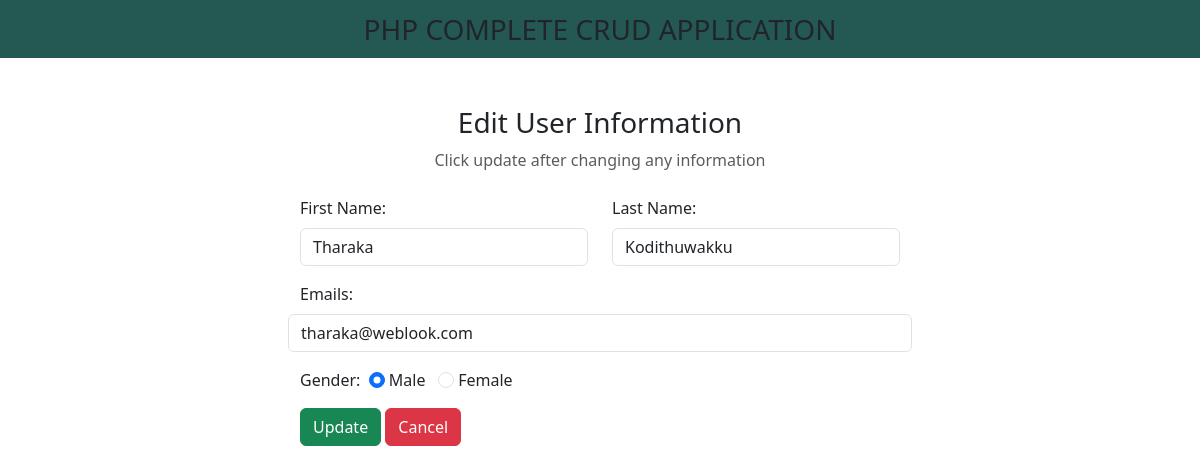
The app's page /edit.php?id=33 with its own data.
### tables this page shows
CREATE TABLE `myshoptbl` (
  `id` int(100) NOT NULL,
  `first_name` varchar(100) NOT NULL,
  `last_name` varchar(100) NOT NULL,
  `email` varchar(100) NOT NULL,
  `gender` varchar(100) NOT NULL
);

### edit.php (the view, shortened to what this page needs)
<?php
include "db_conn.php";
$id = isset($_GET['id']) ? $_GET['id'] : '';
?>
<!DOCTYPE html>
<html lang="en">
<head>
    <link href="https://cdn.jsdelivr.net/npm/bootstrap@5.3.0-alpha1/dist/css/bootstrap.min.css" rel="stylesheet">
    <link rel="stylesheet" href="https://cdnjs.cloudflare.com/ajax/libs/font-awesome/6.3.0/css/all.min.css" />
</head>
<body>
    <nav class="navbar navbar-light justify-content-center fs-3 mb-5" style="background-color:#245953;">
        PHP COMPLETE CRUD APPLICATION
    </nav>
    <div class="container">
        <div class="text-center mb-4">
            <h3>Edit User Information</h3>
            <p class="text-muted">Click update after changing any information</p>
        </div>
        <?php
            $sql="SELECT * FROM `myshoptbl` WHERE id=$id LIMIT 1";
            $result=mysqli_query($con, $sql);
            $row=mysqli_fetch_assoc($result);
        ?>
        <div class="container d-flex justify-content-center">
            <form action="edit.php" method="post" style="width:50vw; min-width:300px;">
            <div class="row mb-3">
                <div class="col">
                    <label class="form-label">First Name:</label>
                    <input type="text" class="form-control" name="first_name" value="<?php echo $row['first_name']?>">
                </div>
                <div class="col">
                    <label class="form-label">Last Name:</label>
                    <input type="text" class="form-control" name="last_name" value="<?php echo $row['last_name']?>">
                </div>
            </div>
                <div class="row mb-3">
                    <label class="form-label">Emails:</label>
                    <input type="email" class="form-control" name="email" value="<?php echo $row['email']?>">
                </div>
                <div class="form-group mb-3">
                    <label>Gender:</label>&nbsp;
                    <input type="radio" class="form-check-input" name="gender" id="male" value="male" <?php echo ($row['gender']=='male')?"checked":"";?>>
                    <label for="male"class="form-input-lable">Male</label>
                    <input type="radio" class="form-check-input" name="gender" id="female" value="female" <?php echo ($row['gender']=='female')?"checked":"";?>>
                    <label for="female"class="form-input-lable">Female</label>
                </div>
                <div>
                    <button type="submit" class="btn btn-success" name="submit">Update</button>
                    <a href="index.php" class="btn btn-danger">Cancel</a>
                </div>
            </form>
        </div>
    </div>
</body>
</html>

### records on screen
myshoptbl: first_name "Tharaka", last_name "Kodithuwakku", email "tharaka@weblook.com", gender "☑ Male", gender "☐ Female"
